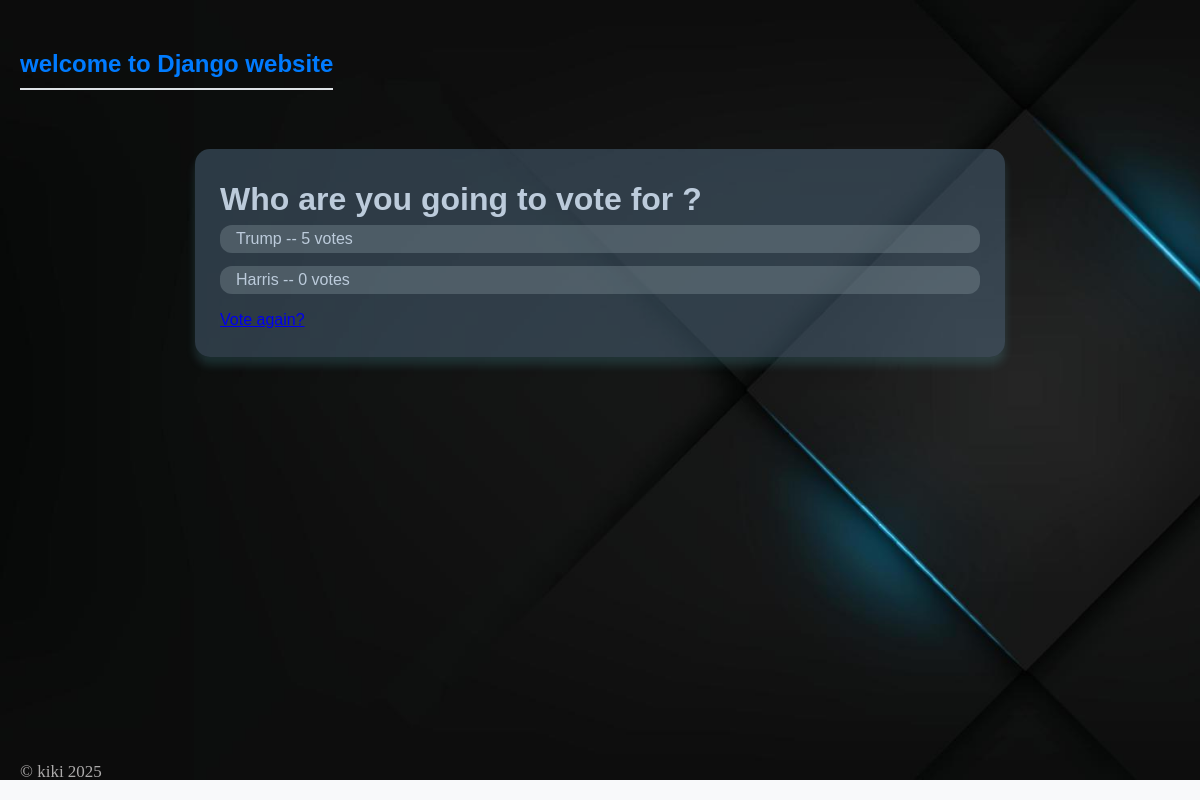
/1/results/, run on the app's committed database.
### polls/models.py (models this page shows, shortened)
class Question(models.Model):
    question_text = models.CharField(max_length=200)
    publish_date = models.DateTimeField("Date published")

class Choice(models.Model):
    question = models.ForeignKey(Question , on_delete=models.CASCADE) # this will define relation between Question & Choice classes
    choice_text = models.CharField(max_length=200)
    votes = models.IntegerField(default=0)

### polls/views.py (the view)
# urls.py: path("<int:pk>/results/", views.ResultsView.as_view(), name="results"),
class ResultsView(generic.DetailView):
     model = Question
     template_name = "polls/results.html"

### polls/templates/polls/results.html
{% extends 'polls/main.html' %}
{% block content %}
    <h1>{{ question.question_text }}</h1>
    <ul>
    {% for choice in question.choice_set.all %}
        <li>{{ choice.choice_text }} -- {{ choice.votes }} vote{{ choice.votes|pluralize }}</li>
    {% endfor %}
    </ul>
    <a href="{% url 'polls:detail' question.id %}">Vote again?</a>
{% endblock %}

### polls/static/polls/style.css (style rules this page uses)
body { background: gray url("images/B.jpg") no-repeat ; background-size: 1550px 780px; }

### polls/templates/polls/main.html (style rules this page uses)
body, h1, ul, li { margin: 0; padding: 0; box-sizing: border-box; }
body { font-family: 'Arial', sans-serif; background-color: #f8f9fa; color: #bccbdb; padding: 20px; line-height: 1.6; }
ul { list-style-type: none; }
li { background: #9fb1b846; margin-bottom: 13px; padding: 1px 16px; border-radius: 12px; transition: background-color 0.3s ease; cursor: pointer; }

### data on the page
Question: question_text "Who are you going to vote for ?"
Choice: choice_text "Trump", votes "5"
Choice: choice_text "Harris", votes "0"
